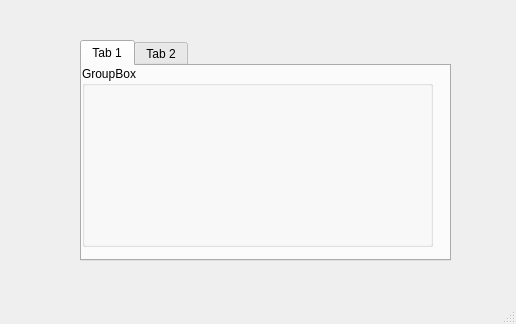
<?xml version="1.0" encoding="UTF-8"?>
<ui version="4.0">
 <class>MainWindow</class>
 <widget class="QMainWindow" name="MainWindow">
  <property name="geometry">
   <rect>
    <x>0</x>
    <y>0</y>
    <width>516</width>
    <height>324</height>
   </rect>
  </property>
  <property name="windowTitle">
   <string>MainWindow</string>
  </property>
  <widget class="QWidget" name="centralwidget">
   <widget class="QTabWidget" name="tabWidget">
    <property name="geometry">
     <rect>
      <x>80</x>
      <y>40</y>
      <width>371</width>
      <height>221</height>
     </rect>
    </property>
    <property name="currentIndex">
     <number>0</number>
    </property>
    <widget class="QWidget" name="tab">
     <attribute name="title">
      <string>Tab 1</string>
     </attribute>
     <widget class="QGroupBox" name="groupBox">
      <property name="geometry">
       <rect>
        <x>0</x>
        <y>0</y>
        <width>351</width>
        <height>181</height>
       </rect>
      </property>
      <property name="title">
       <string>GroupBox</string>
      </property>
     </widget>
    </widget>
    <widget class="QWidget" name="tab_2">
     <attribute name="title">
      <string>Tab 2</string>
     </attribute>
    </widget>
   </widget>
  </widget>
  <widget class="QMenuBar" name="menubar">
   <property name="geometry">
    <rect>
     <x>0</x>
     <y>0</y>
     <width>516</width>
     <height>22</height>
    </rect>
   </property>
  </widget>
  <widget class="QStatusBar" name="statusbar"/>
 </widget>
 <resources/>
 <connections/>
</ui>
